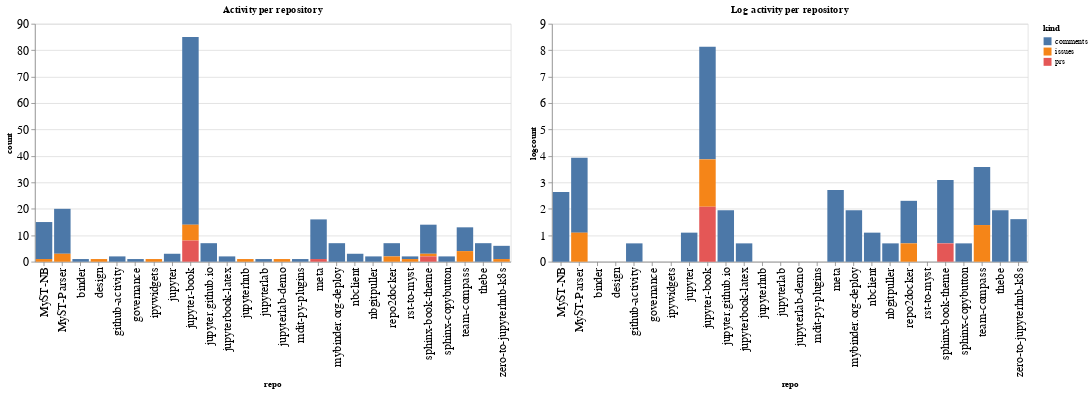

This figure's notebook cell:
### Code cell
ch1 = alt.Chart(repo_summaries, width=600, title="Activity per repository").mark_bar().encode(
    x='repo',
    y='count',
    color='kind',
    tooltip="kind"
)

ch2 = alt.Chart(repo_summaries, width=600, title="Log activity per repository").mark_bar().encode(
    x='repo',
    y='logcount',
    color='kind',
    tooltip="kind"
)

ch1 | ch2

### Figure 1 — Vega-Lite specification as saved in the notebook (floating-point values rounded to 4 significant figures)
{"config": {"axisLeft": {"labelFontSize": 15}, "axisBottom": {"labelFontSize": 15}}, "hconcat": [{"mark": "bar", "encoding": {"color": {"type": "nominal", "field": "kind"}, "tooltip": {"type": "nominal", "field": "kind"}, "x": {"type": "nominal", "field": "repo"}, "y": {"type": "quantitative", "field": "count"}}, "title": "Activity per repository", "width": 600}, {"mark": "bar", "encoding": {"color": {"type": "nominal", "field": "kind"}, "tooltip": {"type": "nominal", "field": "kind"}, "x": {"type": "nominal", "field": "repo"}, "y": {"type": "quantitative", "field": "logcount"}}, "title": "Log activity per repository", "width": 600}], "data": {"name": "data-9df8aea3403b4e5bc6dcb89162350db1"}, "$schema": "https://vega.github.io/schema/vega-lite/v4.8.1.json", "datasets": {"data-9df8aea3403b4e5bc6dcb89162350db1": [{"repo": "MyST-NB", "kind": "comments", "count": 14, "logcount": 2.639}, {"repo": "MyST-NB", "kind": "issues", "count": 1, "logcount": 0.0}, {"repo": "MyST-Parser", "kind": "comments", "count": 17, "logcount": 2.833}, {"repo": "MyST-Parser", "kind": "issues", "count": 3, "logcount": 1.099}, {"repo": "binder", "kind": "comments", "count": 1, "logcount": 0.0}, {"repo": "design", "kind": "issues", "count": 1, "logcount": 0.0}, {"repo": "github-activity", "kind": "comments", "count": 2, "logcount": 0.6931}, {"repo": "governance", "kind": "comments", "count": 1, "logcount": 0.0}, {"repo": "ipywidgets", "kind": "issues", "count": 1, "logcount": 0.0}, {"repo": "jupyter", "kind": "comments", "count": 3, "logcount": 1.099}, {"repo": "jupyter-book", "kind": "comments", "count": 71, "logcount": 4.263}, {"repo": "jupyter-book", "kind": "issues", "count": 6, "logcount": 1.792}, {"repo": "jupyter-book", "kind": "prs", "count": 8, "logcount": 2.079}, {"repo": "jupyter.github.io", "kind": "comments", "count": 7, "logcount": 1.946}, {"repo": "jupyterbook-latex", "kind": "comments", "count": 2, "logcount": 0.6931}, {"repo": "jupyterhub", "kind": "issues", "count": 1, "logcount": 0.0}, {"repo": "jupyterlab", "kind": "comments", "count": 1, "logcount": 0.0}, {"repo": "jupyterlab-demo", "kind": "issues", "count": 1, "logcount": 0.0}, {"repo": "mdit-py-plugins", "kind": "comments", "count": 1, "logcount": 0.0}, {"repo": "meta", "kind": "comments", "count": 15, "logcount": 2.708}, {"repo": "meta", "kind": "prs", "count": 1, "logcount": 0.0}, {"repo": "mybinder.org-deploy", "kind": "comments", "count": 7, "logcount": 1.946}, {"repo": "nbclient", "kind": "comments", "count": 3, "logcount": 1.099}, {"repo": "nbgitpuller", "kind": "comments", "count": 2, "logcount": 0.6931}, {"repo": "repo2docker", "kind": "comments", "count": 5, "logcount": 1.609}, {"repo": "repo2docker", "kind": "issues", "count": 2, "logcount": 0.6931}, {"repo": "rst-to-myst", "kind": "comments", "count": 1, "logcount": 0.0}, {"repo": "rst-to-myst", "kind": "issues", "count": 1, "logcount": 0.0}, {"repo": "sphinx-book-theme", "kind": "comments", "count": 11, "logcount": 2.398}, {"repo": "sphinx-book-theme", "kind": "issues", "count": 1, "logcount": 0.0}, {"repo": "sphinx-book-theme", "kind": "prs", "count": 2, "logcount": 0.6931}, {"repo": "sphinx-copybutton", "kind": "comments", "count": 2, "logcount": 0.6931}, {"repo": "team-compass", "kind": "comments", "count": 9, "logcount": 2.197}, {"repo": "team-compass", "kind": "issues", "count": 4, "logcount": 1.386}, {"repo": "thebe", "kind": "comments", "count": 7, "logcount": 1.946}, {"repo": "zero-to-jupyterhub-k8s", "kind": "comments", "count": 5, "logcount": 1.609}, {"repo": "zero-to-jupyterhub-k8s", "kind": "issues", "count": 1, "logcount": 0.0}]}}
